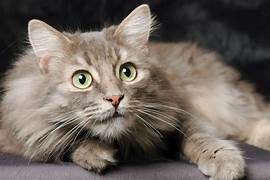
#> input picture Newfolder/Cat.jpeg, 270 x 180 px
$ python v.py
#> lines starting #> are read from the running program, lines starting #| are printed output that depends on the picture; after the words box and inside, x2 and y2 are one past the last pixel; in counts of white or black regions, pixels touching at a corner belong together
import cv2 as cv
import numpy as np
img=cv.imread('Newfolder/Cat.jpeg')
#> img is the input picture: shape (180, 270, 3); mean B, G, R 94.9, 102.9, 112.5
# [8 lines of commented-out code are left out]

canny=cv.Canny(img,155,175)
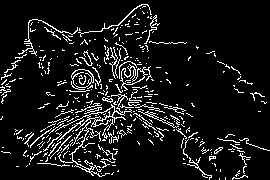
#> canny: shape (180, 270); 9.2% white in thin lines or dots
cv.imshow("canny",canny)

dil=cv.dilate(canny,(3,3),iterations=1)
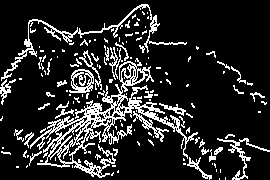
#> dil: shape (180, 270); 15.6% white in thin lines or dots
cv.imshow("dilate",dil)

erode=cv.erode(dil,(3,3),iterations=1)
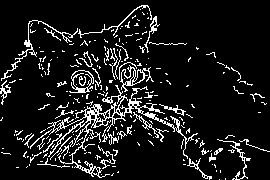
#> erode: shape (180, 270); 10.4% white in thin lines or dots
cv.imshow("erode",erode)

# [14 lines of commented-out code are left out]


cv.waitKey(0)
cv.destroyAllWindows()

$ run again, with Newfolder/hello.jpg copied over Newfolder/Cat.jpeg
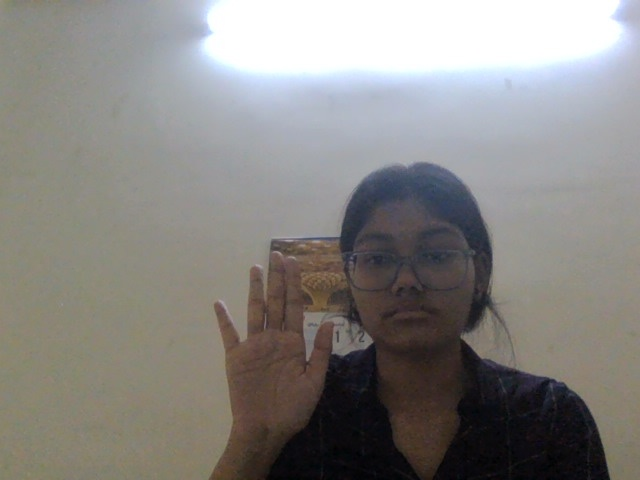
#> input picture Newfolder/hello.jpg, 640 x 480 px
#> img is the input picture: shape (480, 640, 3); mean B, G, R 130.8, 133.8, 135.9
#> `canny=cv.Canny(img,155,175)`:
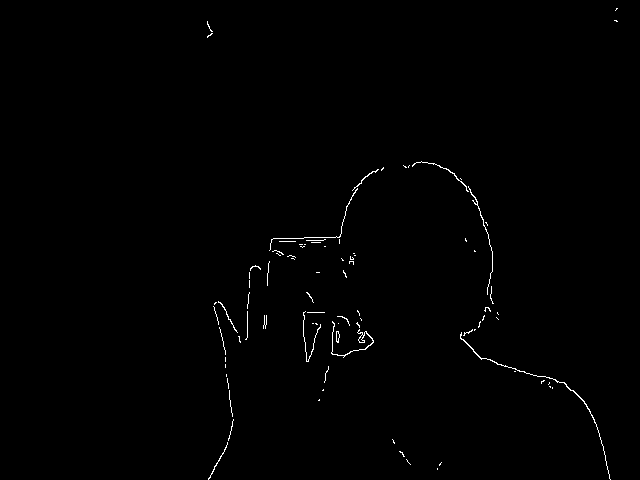
#> canny: shape (480, 640); 0.57% white in thin lines or dots, all inside (x1, y1, x2, y2) = (207, 8, 618, 480)
#> `erode=cv.erode(dil,(3,3),iterations=1)`:
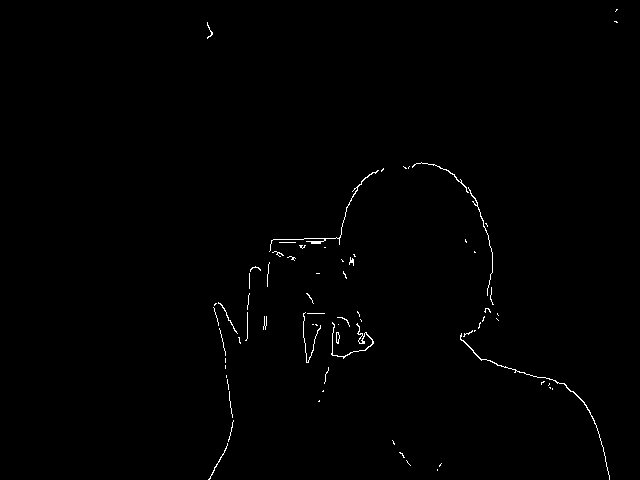
#> erode: shape (480, 640); 0.58% white in thin lines or dots, all inside (x1, y1, x2, y2) = (207, 9, 618, 480)
